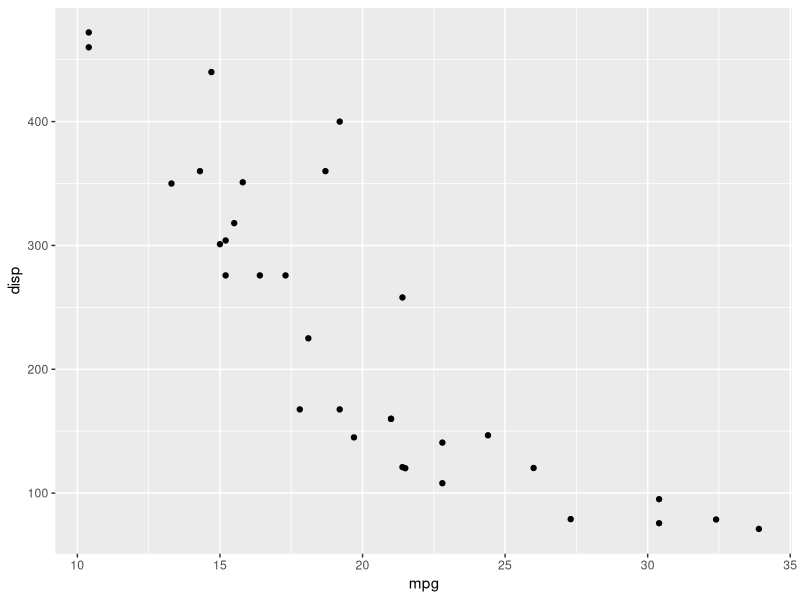

Write R code to recreate this figure.
## ---- chunk 1
options(htmltools.dir.version = FALSE)
## ---- chunk 2
knitr::include_graphics("https://cdn1.macworld.co.uk/cmsdata/features/3608274/Terminalicon2_thumb800.png")
## ---- chunk 3
knitr::include_graphics("https://cran.r-project.org/Rlogo.svg")
knitr::include_graphics("https://www.rstudio.com/wp-content/uploads/2018/10/RStudio-Logo.png")
## ---- chunk 4
# install.packages("tidyverse")
library(tidyverse)
## ---- chunk 5
colnames(mtcars)
## ---- chunk 6
qplot(data=mtcars, mpg, disp)
## ---- chunk 7
knitr::include_graphics("https://cdn.dribbble.com/users/533705/screenshots/3811091/sublime-icon.png")
## ---- chunk 8
knitr::include_graphics("https://cdn.sstatic.net/Sites/stackoverflow/company/img/logos/se/se-logo.png?v=dd7153fcc7fa")
knitr::include_graphics("https://cdn.sstatic.net/Sites/stackoverflow/company/img/logos/so/so-logo.png?v=9c558ec15d8a")
## ---- chunk 9
knitr::include_graphics("https://cdn-images-1.medium.com/max/800/1*qwFrTMnFkcd3U9rFKwwacw.png")
